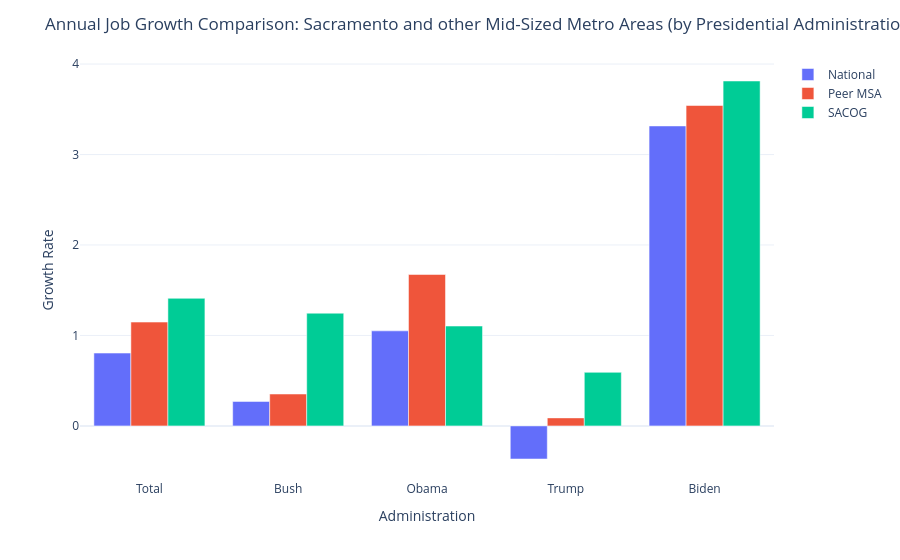

The cell this chart's notebook holds for it:
### Code cell
fig = px.bar(df_plot, x = 'Administration', y = 'Growth Rate', color = 'Groups', barmode = 'group', template = 'plotly_white')

fig.update_yaxes(tick0=0, dtick=1)
fig.update_layout(legend_title=None, title='Annual Job Growth Comparison: Sacramento and other Mid-Sized Metro Areas (by Presidential Administration)')

fig.show()

### Figure 1 — Plotly figure (JSON) as saved in the notebook; plotly's stock layout.template omitted (floating-point values rounded to 4 significant figures)
{"data": [{"alignmentgroup": "True", "hovertemplate": "Groups=National<br>Administration=%{x}<br>Growth Rate=%{y}<extra></extra>", "legendgroup": "National", "marker": {"color": "#636efa", "pattern": {"shape": ""}}, "name": "National", "offsetgroup": "National", "orientation": "v", "showlegend": true, "textposition": "auto", "type": "bar", "x": ["Total", "Bush", "Obama", "Trump", "Biden"], "xaxis": "x", "y": [0.8051, 0.2703, 1.051, -0.3659, 3.316], "yaxis": "y"}, {"alignmentgroup": "True", "hovertemplate": "Groups=Peer MSA<br>Administration=%{x}<br>Growth Rate=%{y}<extra></extra>", "legendgroup": "Peer MSA", "marker": {"color": "#EF553B", "pattern": {"shape": ""}}, "name": "Peer MSA", "offsetgroup": "Peer MSA", "orientation": "v", "showlegend": true, "textposition": "auto", "type": "bar", "x": ["Total", "Bush", "Obama", "Trump", "Biden"], "xaxis": "x", "y": [1.148, 0.3523, 1.674, 0.08854, 3.542], "yaxis": "y"}, {"alignmentgroup": "True", "hovertemplate": "Groups=SACOG<br>Administration=%{x}<br>Growth Rate=%{y}<extra></extra>", "legendgroup": "SACOG", "marker": {"color": "#00cc96", "pattern": {"shape": ""}}, "name": "SACOG", "offsetgroup": "SACOG", "orientation": "v", "showlegend": true, "textposition": "auto", "type": "bar", "x": ["Total", "Bush", "Obama", "Trump", "Biden"], "xaxis": "x", "y": [1.41, 1.246, 1.104, 0.592, 3.813], "yaxis": "y"}], "layout": {"barmode": "group", "legend": {"title": {}, "tracegroupgap": 0}, "margin": {"t": 60}, "title": {"text": "Annual Job Growth Comparison: Sacramento and other Mid-Sized Metro Areas (by Presidential Administration)"}, "xaxis": {"anchor": "y", "domain": [0, 1], "title": {"text": "Administration"}}, "yaxis": {"anchor": "x", "domain": [0, 1], "dtick": 1, "tick0": 0, "title": {"text": "Growth Rate"}}}}
